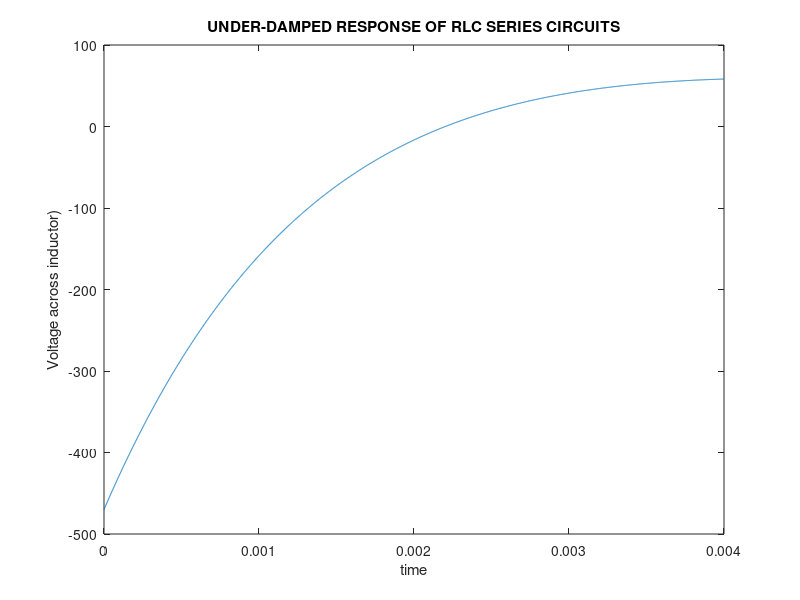

Reproduce this figure in MATLAB.
t=0:0.001e-3:0.004;
y=524.9.*exp(-324.8.*t)-994.9.*exp(-615.2.*t);
plot(t,y)
xlabel('time');
ylabel('Voltage across inductor)');
title('UNDER-DAMPED RESPONSE OF RLC SERIES CIRCUITS')
hold on
